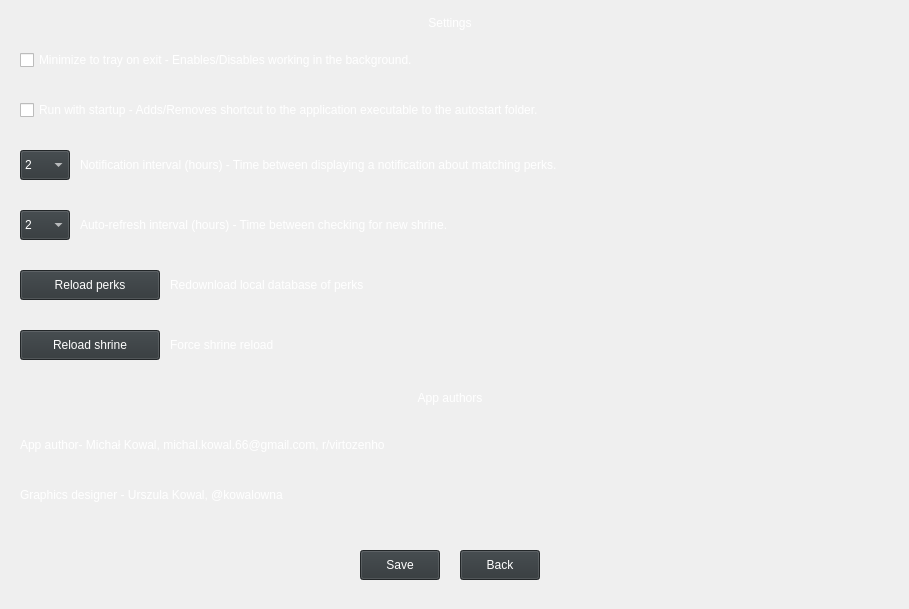
    <widget class="QWidget" name="settings_page">
     <property name="styleSheet">
      <string notr="true">QLabel#settings_lbl {
	color: white;
	font: 24px &quot;Sylfaen&quot;;
}

QLabel#authors_lbl {
	color: white;
	font: 24px &quot;Sylfaen&quot;;
}

QCheckBox {
	color: white;
	font: 20px &quot;Sylfaen&quot;;
}

QLabel {
	color: white;
	font: 20px &quot;Sylfaen&quot;;
}

QPushButton {
	color: white;
	font: 20px &quot;Sylfaen&quot;;
	background-color:#2F3538;
}

QPushButton:hover {
	color: white;
	font: 20px &quot;Sylfaen&quot;;
	background-color:#404040;
}

QComboBox {
	color: white;
	font: 20px &quot;Sylfaen&quot;;
	background-color:#2F3538;
	selection-background-color:#2F3538;
}

QComboBox QAbstractItemView {
	color: white;
	font: 20px &quot;Sylfaen&quot;;
    background-color:#2F3538;
	selection-background-color: #404040;
	outline: 0;
}

QScrollBar:vertical {    
	color: white;
	font: 20px &quot;Sylfaen&quot;;
	background:#404040;
}</string>
     </property>
     <widget class="QCheckBox" name="startup_check">
      <property name="geometry">
       <rect>
        <x>20</x>
        <y>90</y>
        <width>870</width>
        <height>40</height>
       </rect>
      </property>
      <property name="text">
       <string>Run with startup - Adds/Removes shortcut to the application executable to the autostart folder.</string>
      </property>
      <property name="checked">
       <bool>false</bool>
      </property>
     </widget>
     <widget class="QLabel" name="reset_lbl">
      <property name="geometry">
       <rect>
        <x>170</x>
        <y>260</y>
        <width>600</width>
        <height>50</height>
       </rect>
      </property>
      <property name="text">
       <string>Redownload local database of perks</string>
      </property>
      <property name="alignment">
       <set>Qt::AlignLeading|Qt::AlignLeft|Qt::AlignVCenter</set>
      </property>
      <property name="wordWrap">
       <bool>true</bool>
      </property>
     </widget>
     <widget class="QPushButton" name="reload_btn">
      <property name="geometry">
       <rect>
        <x>20</x>
        <y>330</y>
        <width>140</width>
        <height>30</height>
       </rect>
      </property>
      <property name="text">
       <string>Reload shrine</string>
      </property>
      <property name="checkable">
       <bool>false</bool>
      </property>
     </widget>
     <widget class="QLabel" name="bg_2">
      <property name="geometry">
       <rect>
        <x>0</x>
        <y>0</y>
        <width>900</width>
        <height>600</height>
       </rect>
      </property>
      <property name="styleSheet">
       <string notr="true"/>
      </property>
      <property name="text">
       <string/>
      </property>
      <property name="scaledContents">
       <bool>true</bool>
      </property>
     </widget>
     <widget class="QCheckBox" name="tray_check">
      <property name="geometry">
       <rect>
        <x>20</x>
        <y>40</y>
        <width>800</width>
        <height>40</height>
       </rect>
      </property>
      <property name="text">
       <string>Minimize to tray on exit - Enables/Disables working in the background.</string>
      </property>
      <property name="checked">
       <bool>false</bool>
      </property>
     </widget>
     <widget class="QPushButton" name="save_btn">
      <property name="geometry">
       <rect>
        <x>360</x>
        <y>550</y>
        <width>80</width>
        <height>30</height>
       </rect>
      </property>
      <property name="text">
       <string>Save</string>
      </property>
     </widget>
     <widget class="QLabel" name="settings_lbl">
      <property name="geometry">
       <rect>
        <x>290</x>
        <y>5</y>
        <width>320</width>
        <height>35</height>
       </rect>
      </property>
      <property name="text">
       <string>Settings</string>
      </property>
      <property name="alignment">
       <set>Qt::AlignCenter</set>
      </property>
     </widget>
     <widget class="QComboBox" name="notif_combo">
      <property name="geometry">
       <rect>
        <x>20</x>
        <y>150</y>
        <width>50</width>
        <height>30</height>
       </rect>
      </property>
      <property name="styleSheet">
       <string notr="true"/>
      </property>
      <item>
       <property name="text">
        <string>2</string>
       </property>
      </item>
      <item>
       <property name="text">
        <string>4</string>
       </property>
      </item>
      <item>
       <property name="text">
        <string>6</string>
       </property>
      </item>
      <item>
       <property name="text">
        <string>8</string>
       </property>
      </item>
     </widget>
     <widget class="QPushButton" name="back_btn">
      <property name="geometry">
       <rect>
        <x>460</x>
        <y>550</y>
        <width>80</width>
        <height>30</height>
       </rect>
      </property>
      <property name="text">
       <string>Back</string>
      </property>
     </widget>
     <widget class="QLabel" name="reload_lbl">
      <property name="geometry">
       <rect>
        <x>170</x>
        <y>320</y>
        <width>600</width>
        <height>50</height>
       </rect>
      </property>
      <property name="text">
       <string>Force shrine reload</string>
      </property>
      <property name="alignment">
       <set>Qt::AlignLeading|Qt::AlignLeft|Qt::AlignVCenter</set>
      </property>
      <property name="wordWrap">
       <bool>true</bool>
      </property>
     </widget>
     <widget class="QPushButton" name="reset_btn">
      <property name="geometry">
       <rect>
        <x>20</x>
        <y>270</y>
        <width>140</width>
        <height>30</height>
       </rect>
      </property>
      <property name="text">
       <string>Reload perks</string>
      </property>
      <property name="checkable">
       <bool>false</bool>
      </property>
     </widget>
     <widget class="QComboBox" name="refr_combo">
      <property name="geometry">
       <rect>
        <x>20</x>
        <y>210</y>
        <width>50</width>
        <height>30</height>
       </rect>
      </property>
      <property name="styleSheet">
       <string notr="true"/>
      </property>
      <item>
       <property name="text">
        <string>2</string>
       </property>
      </item>
      <item>
       <property name="text">
        <string>4</string>
       </property>
      </item>
      <item>
       <property name="text">
        <string>6</string>
       </property>
      </item>
      <item>
       <property name="text">
        <string>8</string>
       </property>
      </item>
     </widget>
     <widget class="QLabel" name="notif_lbl">
      <property name="geometry">
       <rect>
        <x>80</x>
        <y>140</y>
        <width>800</width>
        <height>50</height>
       </rect>
      </property>
      <property name="text">
       <string>Notification interval (hours) - Time between displaying a notification about matching perks.</string>
      </property>
      <property name="alignment">
       <set>Qt::AlignLeading|Qt::AlignLeft|Qt::AlignVCenter</set>
      </property>
      <property name="wordWrap">
       <bool>true</bool>
      </property>
     </widget>
     <widget class="QLabel" name="refr_lbl">
      <property name="geometry">
       <rect>
        <x>80</x>
        <y>200</y>
        <width>800</width>
        <height>50</height>
       </rect>
      </property>
      <property name="text">
       <string>Auto-refresh interval (hours) - Time between checking for new shrine.</string>
      </property>
      <property name="alignment">
       <set>Qt::AlignLeading|Qt::AlignLeft|Qt::AlignVCenter</set>
      </property>
      <property name="wordWrap">
       <bool>true</bool>
      </property>
     </widget>
     <widget class="QLabel" name="authors_lbl">
      <property name="geometry">
       <rect>
        <x>290</x>
        <y>380</y>
        <width>320</width>
        <height>35</height>
       </rect>
      </property>
      <property name="text">
       <string>App authors</string>
      </property>
      <property name="alignment">
       <set>Qt::AlignCenter</set>
      </property>
     </widget>
     <widget class="QLabel" name="author_lbl">
      <property name="geometry">
       <rect>
        <x>20</x>
        <y>420</y>
        <width>800</width>
        <height>50</height>
       </rect>
      </property>
      <property name="text">
       <string>App author- Michał Kowal, michal.kowal.66@gmail.com, r/virtozenho</string>
      </property>
      <property name="alignment">
       <set>Qt::AlignLeading|Qt::AlignLeft|Qt::AlignVCenter</set>
      </property>
      <property name="wordWrap">
       <bool>true</bool>
      </property>
     </widget>
     <widget class="QLabel" name="designer_lbl">
      <property name="geometry">
       <rect>
        <x>20</x>
        <y>470</y>
        <width>800</width>
        <height>50</height>
       </rect>
      </property>
      <property name="text">
       <string>Graphics designer - Urszula Kowal, @kowalowna</string>
      </property>
      <property name="alignment">
       <set>Qt::AlignLeading|Qt::AlignLeft|Qt::AlignVCenter</set>
      </property>
      <property name="wordWrap">
       <bool>true</bool>
      </property>
     </widget>
     <zorder>bg_2</zorder>
     <zorder>startup_check</zorder>
     <zorder>reset_lbl</zorder>
     <zorder>reload_btn</zorder>
     <zorder>tray_check</zorder>
     <zorder>save_btn</zorder>
     <zorder>settings_lbl</zorder>
     <zorder>notif_combo</zorder>
     <zorder>back_btn</zorder>
     <zorder>reload_lbl</zorder>
     <zorder>reset_btn</zorder>
     <zorder>refr_combo</zorder>
     <zorder>notif_lbl</zorder>
     <zorder>refr_lbl</zorder>
     <zorder>authors_lbl</zorder>
     <zorder>author_lbl</zorder>
     <zorder>designer_lbl</zorder>
    </widget>
